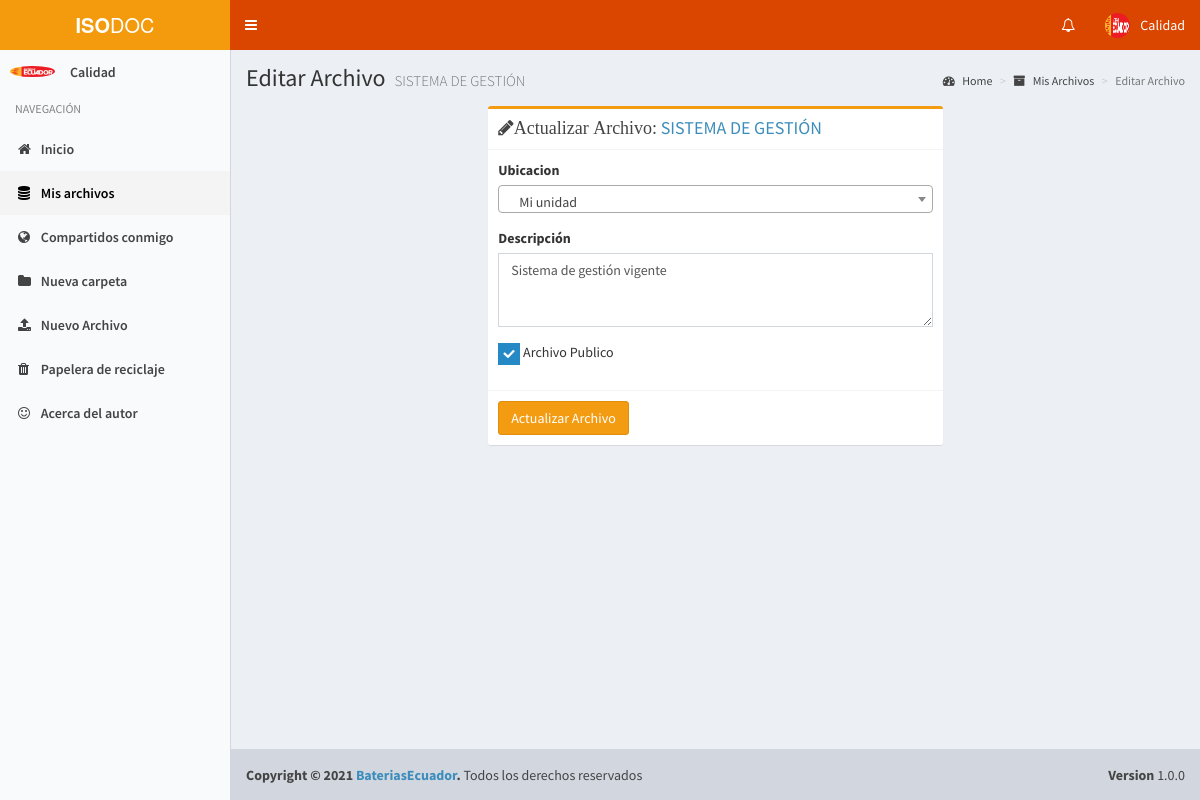
Page /editfile?id=DwHzA79TRbNf (signed in) on the committed database.
### tables this page shows
CREATE TABLE IF NOT EXISTS `user` (
  `id` int(11) NOT NULL AUTO_INCREMENT,
  `fullname` varchar(100) NOT NULL,
  `email` varchar(255) NOT NULL,
  `password` varchar(60) NOT NULL,
  `image` varchar(255) DEFAULT NULL,
  `is_active` tinyint(1) NOT NULL DEFAULT '1',
  `is_admin` tinyint(1) NOT NULL DEFAULT '0',
  `is_public` tinyint(1) NOT NULL DEFAULT '0',
  `is_evaluator` tinyint(1) NOT NULL DEFAULT '0',
  `created_at` datetime NOT NULL,
  PRIMARY KEY (`id`),
  UNIQUE KEY `email` (`email`)
);

CREATE TABLE IF NOT EXISTS `file` (
  `id` int(11) NOT NULL AUTO_INCREMENT,
  `code` varchar(12) NOT NULL,
  `filename` varchar(255) NOT NULL,
  `description` varchar(255) NOT NULL,
  `download` int(11) NOT NULL,
  `is_public` tinyint(1) NOT NULL DEFAULT '0',
  `is_folder` tinyint(1) NOT NULL DEFAULT '0',
  `is_deleted` tinyint(1) NOT NULL DEFAULT '0',
  `user_id` int(11) NOT NULL,
  `status` int(11) DEFAULT '1',
  `folder_id` int(11) DEFAULT NULL,
  `created_at` datetime NOT NULL,
  `code_last` varchar(50) DEFAULT NULL,
  PRIMARY KEY (`id`),
  KEY `folder_id` (`folder_id`),
  KEY `user_id` (`user_id`),
  CONSTRAINT `file_ibfk_1` FOREIGN KEY (`folder_id`) REFERENCES `file` (`id`) ON DELETE CASCADE ON UPDATE CASCADE,
  CONSTRAINT `file_ibfk_2` FOREIGN KEY (`user_id`) REFERENCES `user` (`id`) ON DELETE CASCADE ON UPDATE CASCADE
);

### editfile.php (the view, shortened to what this page needs)
<?php
$active2 = "active";
include "header.php";
$id_code = $_GET["id"];
$file = mysqli_query($con, "select * from file where code=\"$id_code\"");
while ($rows = mysqli_fetch_array($file)) {
    $filename = $rows['filename'];
    $code = $rows['code'];
    $is_public = $rows['is_public'];
    $description = $rows['description'];
}
?>
<div class="content-wrapper">
    <section class="content-header">
        <h1>Editar Archivo <small><?php echo $filename ?></small> </h1>
        <ol class="breadcrumb">
            <li><a href="home"><i class="fa fa-dashboard"></i> Home</a></li>
            <li><a href="myfiles"><i class="fa fa-archive"></i> Mis Archivos</a></li>
            <li class="active">Editar Archivo </li>
        </ol>
    </section>
    <section class="content">
        <div class="row">
            <div class="col-md-6 col-md-offset-3">
                <div class="box box-warning">
                    <div class="box-header with-border">
                        <h3 class="box-title"><i class="fa fa-pencil">Actualizar Archivo: </i><a href="file.php?code=<?php echo $code; ?>"> <?php echo $filename; ?></a></h3>
                    </div>
                    <form action="action/editfile.php" method="post" role="form">
                        <div class="box-body">
                            <div class="form-group">
                                <label for="exampleInputEmail1">Ubicacion</label>
                            </div>
                            <div class="form-group">
                                <label>Descripción</label>
                                <textarea name="description" class="form-control" rows="3" placeholder="Descripción..."><?php echo $description; ?></textarea>
                            </div>
                            <?php if ($is_evaluator == 1) : ?>
                                <div class="form-group">
                                    <div class="checkbox icheck">
                                        <label>
                                            <input type="checkbox" name="is_public" <?php if ($is_public) {
                                                                                        echo "checked";
                                                                                    } ?>>&nbsp;Archivo Publico
                                        </label>
                                    </div>
                                </div>
                            <?php endif; ?>
                        </div>
                        <div class="box-footer">
                            <button type="submit" class="btn btn-warning">Actualizar Archivo</button>
                        </div>
                    </form>
                </div>
            </div>
        </div>
    </section>
</div>
<?php include "footer.php"; ?>

### header.php (shortened to what this page needs)
<?php
include "config/config.php";
$my_user_id = $_SESSION['user_id'];
$is_evaluator = $_SESSION['is_evaluator'];
$query = mysqli_query($con, "SELECT * from user where id=$my_user_id");
while ($row = mysqli_fetch_array($query)) {
    $fullname = $row['fullname'];
    $profile_pic = $row['image'];
}
?>
<!DOCTYPE html>
<html>
<head>
    <link rel="stylesheet" href="bootstrap/css/bootstrap.min.css">
    <link rel="stylesheet" href="css/font-awesome/css/font-awesome.min.css">
    <link rel="stylesheet" href="plugins/datatables/dataTables.bootstrap.css">
    <link rel="stylesheet" href="dist/css/AdminLTE.min.css">
    <link rel="stylesheet" href="dist/css/skins/_all-skins.min.css">
    <link rel="stylesheet" href="plugins/select2/select2.min.css">
    <link rel="stylesheet" href="plugins/iCheck/square/blue.css">
    <link rel="stylesheet" href="css/micss.css">
    <link rel="stylesheet" href="css/styles.css">
</head>
<body class="hold-transition skin-yellow-light sidebar-mini">
    <div class="wrapper">
        <header class="main-header">
            <a href="home.php" class="logo">
                <span class="logo-lg"><b>ISO</b>DOC</span>
            </a>
            <nav class="navbar navbar-static-top">
                <a href="#" class="sidebar-toggle" data-toggle="offcanvas" role="button">
                </a>
                <div class="navbar-custom-menu">
                    <ul class="nav navbar-nav">
                        <li class="dropdown notifications-menu">
                            <a href="#" class="dropdown-toggle" data-toggle="dropdown">
                                <i class="fa fa-bell-o"></i>
                            </a>
                        </li>
                        <li class="dropdown user user-menu">
                            <a href="#" class="dropdown-toggle" data-toggle="dropdown">
                                <img src="images/profiles/<?php echo $profile_pic; ?>" class="user-image" alt="User Image">
                                <span class="hidden-xs"><?php echo $fullname; ?></span>
                            </a>
                        </li>
                    </ul>
                </div>
            </nav>
        </header>
        <aside class="main-sidebar">
            <section class="sidebar">
                <div class="user-panel">
                    <div class="pull-left image">
                        <img src="images/profiles/<?php echo $profile_pic; ?>" class="img-circle" alt="User Image">
                    </div>
                    <div class="pull-left info">
                        <p><?php echo $fullname; ?></p>
                        <a href="#"><i class="fa fa-circle text-success"></i> Online</a>
                    </div>
                </div>
                <ul class="sidebar-menu">
                    <li class="header">NAVEGACIÓN</li>
                    <li class="<?php if (isset($active1)) {
                                    echo $active1;
                                } ?>">
                        <a href="home"><i class="fa fa-home"></i> <span>Inicio</span></a>
                    </li>
                    <li class="<?php if (isset($active2)) {
                                    echo $active2;
                                } ?>">
                        <a href="myfiles"><i class="fa fa-database"></i> <span>Mis archivos</span></a>
                    </li>
                    <li class="<?php if (isset($active3)) {
                                    echo $active3;
                                } ?>">
                        <a href="shared"><i class="fa fa-globe"></i> <span>Compartidos conmigo</span></a>
                    </li>
                    <li class="<?php if (isset($active4)) {
                                    echo $active4;
                                } ?>">
                        <a href="newfolder"><i class="fa fa-folder"></i> <span>Nueva carpeta</span></a>
                    </li>
                    <li class="<?php if (isset($active5)) {
                                    echo $active5;
                                } ?>">
                        <a href="newfile"><i class="fa fa-upload"></i> <span>Nuevo Archivo</span></a>
                    </li>
                    <li class="<?php if (isset($active6)) {
                                    echo $active6;
                                } ?>">
                        <a href="recicle"><i class="fa fa-trash"></i> <span>Papelera de reciclaje</span></a>
                    </li>
                    <li class="<?php if (isset($active7)) {
                                    echo $active7;
                                } ?>">
                        <a href="about"><i class="fa fa-smile-o"></i> <span>Acerca del autor</span></a>
                    </li>
                </ul>
            </section>
        </aside>

### rows in the picture
user: image (picture), fullname "Calidad"
file: filename "SISTEMA DE GESTIÓN", description "Sistema de gestión vigente"
